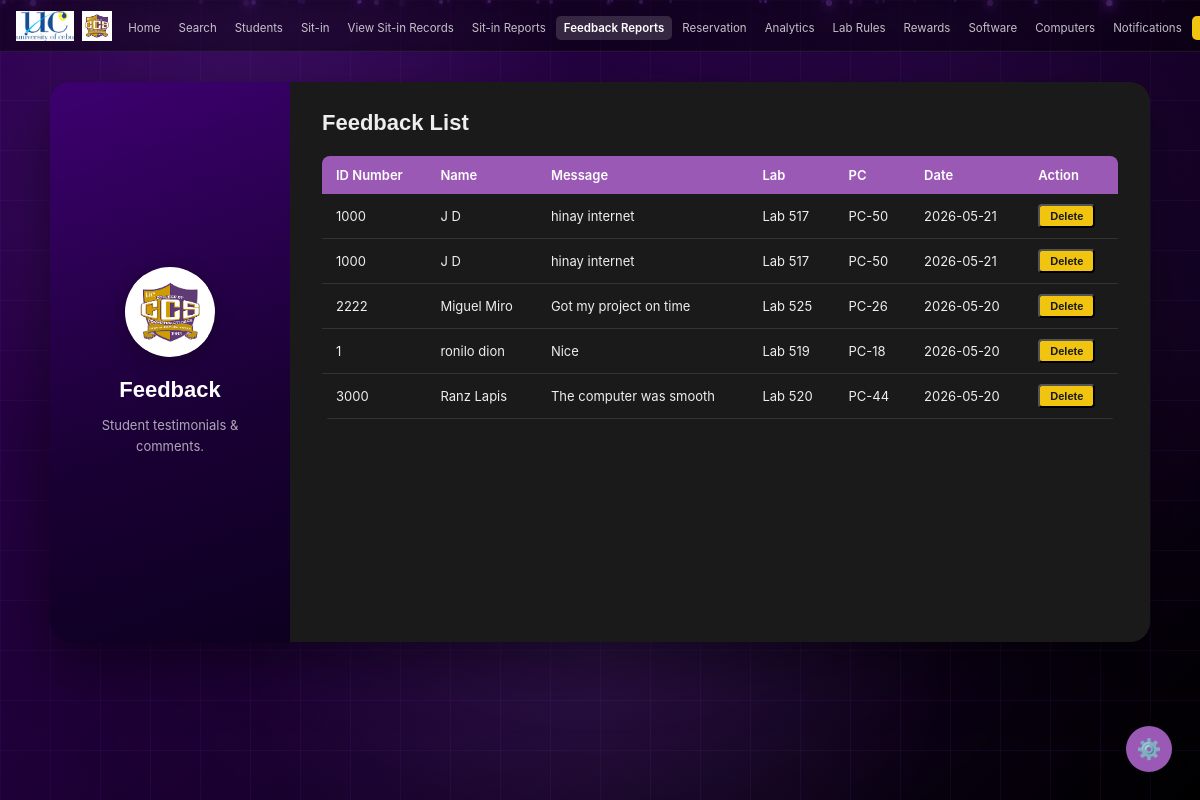
Page /admin/feedback (signed in) on the earlier database version.
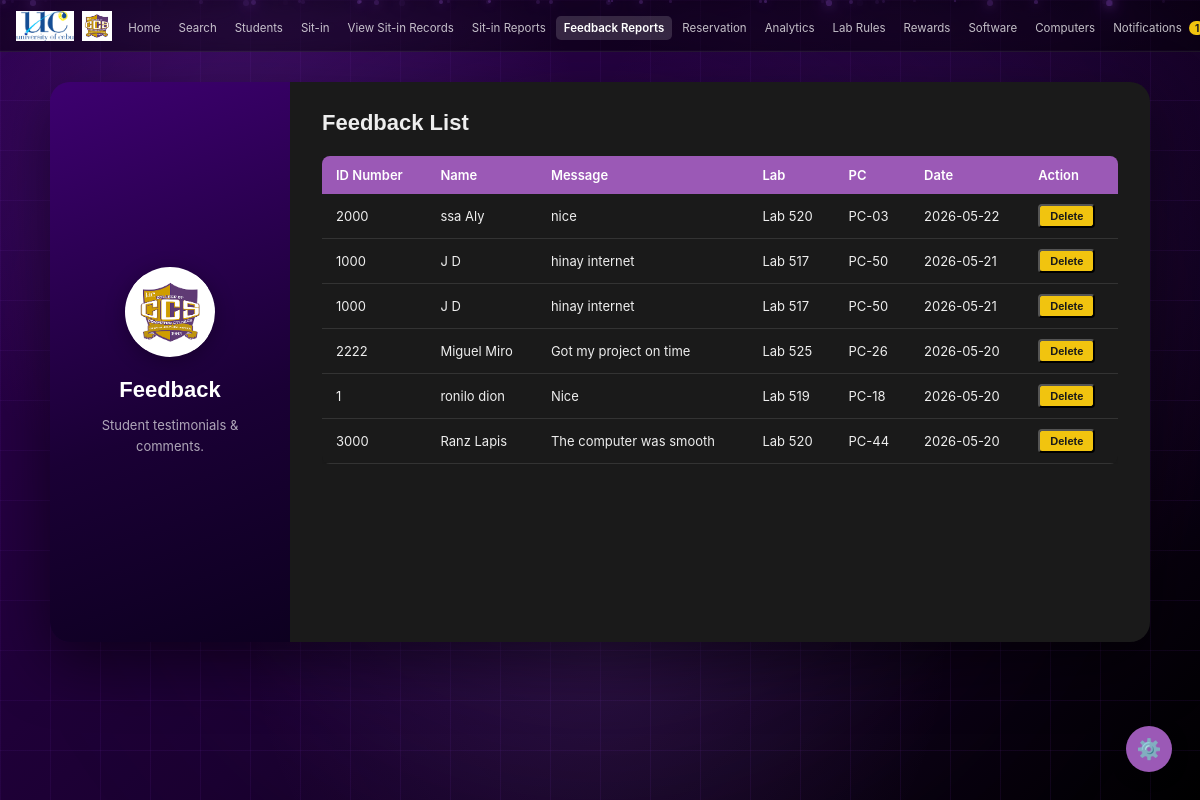
Same page on the later database version.
### tables this page shows
CREATE TABLE feedback (
        id INTEGER PRIMARY KEY AUTOINCREMENT,
        idnum TEXT NOT NULL,
        name TEXT NOT NULL,
        message TEXT NOT NULL,
        lab TEXT,
        date TEXT NOT NULL DEFAULT (DATE('now'))
    , pc_id INTEGER, sitin_id INTEGER);

CREATE TABLE computer_units (
        id INTEGER PRIMARY KEY AUTOINCREMENT,
        pc_number TEXT NOT NULL,
        lab_id INTEGER NOT NULL,
        status TEXT NOT NULL DEFAULT 'Available',
        FOREIGN KEY (lab_id) REFERENCES laboratory(id)
    );

### app.py (the view)
@app.route('/admin/feedback')
def admin_feedback():
    if not admin_required():
        return redirect(url_for('login'))
    conn = get_db()
    feedbacks = conn.execute('''
        SELECT f.*, cu.pc_number
        FROM feedback f
        LEFT JOIN computer_units cu ON f.pc_id = cu.id
        ORDER BY f.id DESC
    ''').fetchall()
    conn.close()
    return render_template('admin/feedback.html', feedbacks=feedbacks)

### app.py (called while the page is built, shortened)
def get_db():
    conn = sqlite3.connect(os.path.join(BASE_DIR, 'database.db'))
    conn.row_factory = sqlite3.Row
    return conn

@app.before_request
def csrf_protect():
    if 'csrf_token' not in session:
        session['csrf_token'] = secrets.token_hex(16)
    if request.method == "POST":
        token = session.get('csrf_token', '')
        form_token = request.form.get('csrf_token', '')
        if not token or token != form_token:
            flash('Invalid request. Please try again.', 'error')
            return redirect(request.url)

@app.context_processor
def inject_unread_count():
    if 'user_id' in session and session.get('role') == 'admin':
        conn = get_db()
        count = conn.execute('''
            SELECT COUNT(*) FROM notifications
            WHERE is_read = 0 AND idnum = ?
        ''', (session['user_idnum'],)).fetchone()[0]
        conn.close()
        return dict(unread_count=count)
    return dict(unread_count=0)

def admin_required():
    return 'user_id' in session and session.get('role') == 'admin'

### templates/admin/feedback.html (shortened to what the changed rows need)
<!DOCTYPE html>
<html lang="en" data-theme="dark">
<head>
  <link rel="stylesheet" href="{{ url_for('static', filename='style.css') }}">
</head>
<body>
  <nav>
    <ul class="nav-links">
      <li>
        <a href="{{ url_for('admin_notifications') }}" class="{{ 'active' if request.endpoint == 'admin_notifications' else '' }}">
          Notifications
          {% if unread_count > 0 %}<span class="notification-badge">{{ unread_count }}</span>{% endif %}
        </a>
      </li>
    </ul>
  </nav>
  <main class="admin-main">
    <div class="admin-split-card">
      <div class="split-left">
        <h2 class="split-title">Feedback</h2>
      </div>
      <div class="split-right">
        <h2 class="form-title">Feedback List</h2>
        <div class="table-wrap">
          <table class="admin-table">
            <thead>
              <tr>
                <th>ID Number</th>
                <th>Name</th>
                <th>Message</th>
                <th>Lab</th>
                <th>PC</th>
                <th>Date</th>
                <th>Action</th>
              </tr>
            </thead>
            <tbody>
              {% for f in feedbacks %}
              <tr>
                <td>{{ f['idnum'] }}</td>
                <td>{{ f['name'] }}</td>
                <td>{{ f['message'] }}</td>
                <td>{{ f['lab'] or '-' }}</td>
                <td>{{ f['pc_number'] if f['pc_number'] else '—' }}</td>
                <td>{{ f['date'] }}</td>
                <td>
                  <form method="POST" action="{{ url_for('delete_feedback', feedback_id=f['id']) }}" style="display:inline;">
                    <button type="submit" class="btn-delete" style="font-size:11px;padding:4px 10px;"
                      onclick="return confirm('Delete this feedback entry?')">Delete</button>
                  </form>
                </td>
              </tr>
              {% else %}
              <tr><td colspan="7" class="no-data">No feedback submitted yet.</td></tr>
              {% endfor %}
            </tbody>
          </table>
        </div>
      </div>
    </div>
  </main>
</body>
</html>

Differences in the rows shown:
added feedback: idnum "2000", name "ssa Aly", message "nice", lab "Lab 520", pc_number "PC-03", date "2026-05-22"
Other differences:
{{ unread_count }}: (not shown) → "1"
